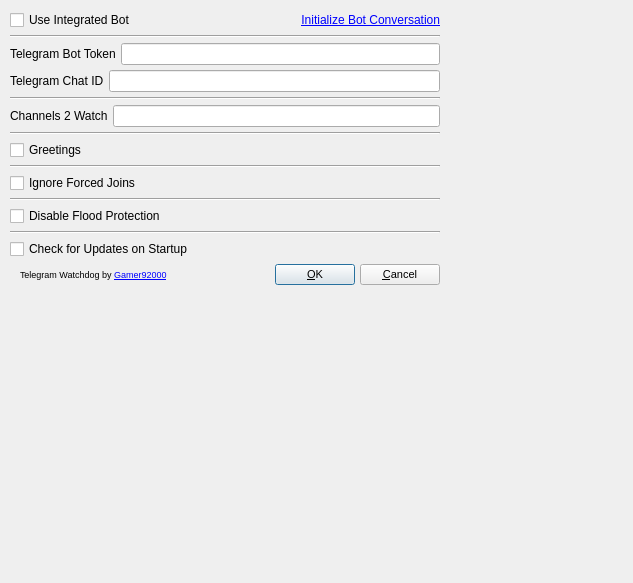
<?xml version="1.0" encoding="UTF-8"?>
<ui version="4.0">
 <class>configui</class>
 <widget class="QDialog" name="configui">
  <property name="enabled">
   <bool>true</bool>
  </property>
  <property name="geometry">
   <rect>
    <x>0</x>
    <y>0</y>
    <width>633</width>
    <height>583</height>
   </rect>
  </property>
  <property name="sizePolicy">
   <sizepolicy hsizetype="Fixed" vsizetype="Fixed">
    <horstretch>0</horstretch>
    <verstretch>0</verstretch>
   </sizepolicy>
  </property>
  <property name="minimumSize">
   <size>
    <width>0</width>
    <height>0</height>
   </size>
  </property>
  <property name="maximumSize">
   <size>
    <width>10000</width>
    <height>10000</height>
   </size>
  </property>
  <property name="windowTitle">
   <string>Dialog</string>
  </property>
  <property name="sizeGripEnabled">
   <bool>false</bool>
  </property>
  <property name="modal">
   <bool>false</bool>
  </property>
  <widget class="QWidget" name="verticalLayoutWidget_2">
   <property name="geometry">
    <rect>
     <x>0</x>
     <y>0</y>
     <width>443</width>
     <height>291</height>
    </rect>
   </property>
   <layout class="QVBoxLayout" name="verticalLayout_2">
    <property name="spacing">
     <number>5</number>
    </property>
    <property name="sizeConstraint">
     <enum>QLayout::SetFixedSize</enum>
    </property>
    <property name="leftMargin">
     <number>10</number>
    </property>
    <property name="topMargin">
     <number>10</number>
    </property>
    <property name="rightMargin">
     <number>10</number>
    </property>
    <property name="bottomMargin">
     <number>10</number>
    </property>
    <item>
     <layout class="QHBoxLayout" name="horizontalLayout_4">
      <item>
       <widget class="QCheckBox" name="integratedBot">
        <property name="font">
         <font>
          <pointsize>9</pointsize>
         </font>
        </property>
        <property name="text">
         <string>Use Integrated Bot</string>
        </property>
        <property name="checked">
         <bool>false</bool>
        </property>
       </widget>
      </item>
      <item>
       <widget class="QLabel" name="label_9">
        <property name="layoutDirection">
         <enum>Qt::LeftToRight</enum>
        </property>
        <property name="text">
         <string>&lt;a href=&quot;https://t.me/TeamSpeakBridgeBot&quot;&gt;Initialize Bot Conversation&lt;/a&gt;</string>
        </property>
        <property name="alignment">
         <set>Qt::AlignRight|Qt::AlignTrailing|Qt::AlignVCenter</set>
        </property>
        <property name="openExternalLinks">
         <bool>true</bool>
        </property>
        <property name="textInteractionFlags">
         <set>Qt::LinksAccessibleByKeyboard|Qt::LinksAccessibleByMouse</set>
        </property>
       </widget>
      </item>
     </layout>
    </item>
    <item>
     <widget class="Line" name="line_5">
      <property name="minimumSize">
       <size>
        <width>0</width>
        <height>0</height>
       </size>
      </property>
      <property name="orientation">
       <enum>Qt::Horizontal</enum>
      </property>
     </widget>
    </item>
    <item>
     <layout class="QHBoxLayout" name="horizontalLayout_2">
      <item>
       <widget class="QLabel" name="label">
        <property name="sizePolicy">
         <sizepolicy hsizetype="Minimum" vsizetype="MinimumExpanding">
          <horstretch>0</horstretch>
          <verstretch>0</verstretch>
         </sizepolicy>
        </property>
        <property name="font">
         <font>
          <pointsize>9</pointsize>
         </font>
        </property>
        <property name="text">
         <string>Telegram Bot Token</string>
        </property>
       </widget>
      </item>
      <item>
       <widget class="QLineEdit" name="BotTokenInput">
        <property name="toolTip">
         <string>&lt;html&gt;&lt;head/&gt;&lt;body&gt;&lt;p&gt;The Bot token can be obtained from the &lt;a href=&quot;https://telegram.me/botfather&quot;&gt;&lt;span style=&quot; text-decoration: underline; color:#0000ff;&quot;&gt;Botfather&lt;/span&gt;&lt;/a&gt; in Telegram.&lt;/p&gt;&lt;p&gt;For more information see here:&lt;/p&gt;&lt;p&gt;&lt;a href=&quot;https://core.telegram.org/bots/faq#how-do-i-create-a-bot&quot;&gt;&lt;span style=&quot; text-decoration: underline; color:#0000ff;&quot;&gt;How to create a new Telegram bot token&lt;/span&gt;&lt;/a&gt;&lt;/p&gt;&lt;/body&gt;&lt;/html&gt;</string>
        </property>
       </widget>
      </item>
     </layout>
    </item>
    <item>
     <layout class="QHBoxLayout" name="horizontalLayout_3">
      <item>
       <widget class="QLabel" name="label_2">
        <property name="sizePolicy">
         <sizepolicy hsizetype="Minimum" vsizetype="MinimumExpanding">
          <horstretch>0</horstretch>
          <verstretch>0</verstretch>
         </sizepolicy>
        </property>
        <property name="font">
         <font>
          <pointsize>9</pointsize>
         </font>
        </property>
        <property name="text">
         <string>Telegram Chat ID</string>
        </property>
       </widget>
      </item>
      <item>
       <widget class="QLineEdit" name="ChatIDInput">
        <property name="toolTip">
         <string>&lt;!DOCTYPE HTML PUBLIC &quot;-//W3C//DTD HTML 4.0//EN&quot; &quot;http://www.w3.org/TR/REC-html40/strict.dtd&quot;&gt;
&lt;html&gt;&lt;head&gt;&lt;meta name=&quot;qrichtext&quot; content=&quot;1&quot; /&gt;&lt;style type=&quot;text/css&quot;&gt;
p, li { white-space: pre-wrap; }
&lt;/style&gt;&lt;/head&gt;&lt;body style=&quot; font-family:'MS Shell Dlg 2'; font-size:8pt; font-weight:400; font-style:normal;&quot;&gt;
&lt;p style=&quot; margin-top:12px; margin-bottom:12px; margin-left:0px; margin-right:0px; -qt-block-indent:0; text-indent:0px;&quot;&gt;The Chat ID is individual to each client and group chat!&lt;/p&gt;
&lt;p style=&quot; margin-top:12px; margin-bottom:12px; margin-left:0px; margin-right:0px; -qt-block-indent:0; text-indent:0px;&quot;&gt;&lt;span style=&quot; font-weight:600;&quot;&gt;How to get a user chat ID&lt;br /&gt;&lt;/span&gt;Send &lt;span style=&quot; font-style:italic;&quot;&gt;/start &lt;/span&gt;to the &lt;a href=&quot;https://t.me/userinfobot&quot;&gt;&lt;span style=&quot; text-decoration: underline; color:#0000ff;&quot;&gt;@userinfobot&lt;/span&gt;&lt;/a&gt; in order to receive your personal Chat ID.&lt;/p&gt;
&lt;p style=&quot; margin-top:12px; margin-bottom:12px; margin-left:0px; margin-right:0px; -qt-block-indent:0; text-indent:0px;&quot;&gt;&lt;span style=&quot; font-weight:600;&quot;&gt;How to get a group chat ID&lt;/span&gt;&lt;/p&gt;
&lt;p style=&quot; margin-top:12px; margin-bottom:12px; margin-left:0px; margin-right:0px; -qt-block-indent:0; text-indent:0px;&quot;&gt;1. Add the bot to the group.&lt;/p&gt;
&lt;p style=&quot; margin-top:0px; margin-bottom:0px; margin-left:0px; margin-right:0px; -qt-block-indent:0; text-indent:0px;&quot;&gt;Go to the group, click on group name, click on Add members, in the searchbox search for your bot like this: @my_bot, select your bot and click add.&lt;/p&gt;
&lt;p style=&quot;-qt-paragraph-type:empty; margin-top:0px; margin-bottom:0px; margin-left:0px; margin-right:0px; -qt-block-indent:0; text-indent:0px;&quot;&gt;&lt;br /&gt;&lt;/p&gt;
&lt;p style=&quot; margin-top:0px; margin-bottom:0px; margin-left:0px; margin-right:0px; -qt-block-indent:0; text-indent:0px;&quot;&gt;2. Send a dummy message to the bot.&lt;/p&gt;
&lt;p style=&quot; margin-top:0px; margin-bottom:0px; margin-left:0px; margin-right:0px; -qt-block-indent:0; text-indent:0px;&quot;&gt;You can use this example: /my_id @my_bot&lt;/p&gt;
&lt;p style=&quot; margin-top:0px; margin-bottom:0px; margin-left:0px; margin-right:0px; -qt-block-indent:0; text-indent:0px;&quot;&gt;(I tried a few messages, not all the messages work. The example above works fine. Maybe the message should start with /)&lt;/p&gt;
&lt;p style=&quot; margin-top:0px; margin-bottom:0px; margin-left:0px; margin-right:0px; -qt-block-indent:0; text-indent:0px;&quot;&gt;&lt;span style=&quot; font-style:italic;&quot;&gt;The bot should be tagged because some bots ignore messages when not tagged!&lt;/span&gt;&lt;/p&gt;
&lt;p style=&quot;-qt-paragraph-type:empty; margin-top:0px; margin-bottom:0px; margin-left:0px; margin-right:0px; -qt-block-indent:0; text-indent:0px;&quot;&gt;&lt;br /&gt;&lt;/p&gt;
&lt;p style=&quot; margin-top:0px; margin-bottom:0px; margin-left:0px; margin-right:0px; -qt-block-indent:0; text-indent:0px;&quot;&gt;3. Go to following url: https://api.telegram.org/botXXX:YYYY/getUpdates&lt;/p&gt;
&lt;p style=&quot; margin-top:0px; margin-bottom:0px; margin-left:0px; margin-right:0px; -qt-block-indent:0; text-indent:0px;&quot;&gt;replace XXX:YYYY with your bot token&lt;/p&gt;
&lt;p style=&quot;-qt-paragraph-type:empty; margin-top:0px; margin-bottom:0px; margin-left:0px; margin-right:0px; -qt-block-indent:0; text-indent:0px;&quot;&gt;&lt;br /&gt;&lt;/p&gt;
&lt;p style=&quot; margin-top:0px; margin-bottom:0px; margin-left:0px; margin-right:0px; -qt-block-indent:0; text-indent:0px;&quot;&gt;4. Look for &amp;quot;chat&amp;quot;:{&amp;quot;id&amp;quot;:-zzzzzzzzzz,&lt;/p&gt;
&lt;p style=&quot; margin-top:0px; margin-bottom:0px; margin-left:0px; margin-right:0px; -qt-block-indent:0; text-indent:0px;&quot;&gt;-zzzzzzzzzz is your chat id (with the negative sign).&lt;/p&gt;
&lt;p style=&quot;-qt-paragraph-type:empty; margin-top:0px; margin-bottom:0px; margin-left:0px; margin-right:0px; -qt-block-indent:0; text-indent:0px;&quot;&gt;&lt;br /&gt;&lt;/p&gt;
&lt;p style=&quot; margin-top:0px; margin-bottom:0px; margin-left:0px; margin-right:0px; -qt-block-indent:0; text-indent:0px;&quot;&gt;Thanks to &lt;a href=&quot;https://stackoverflow.com/a/38388851&quot;&gt;&lt;span style=&quot; text-decoration: underline; color:#0000ff;&quot;&gt;apadana&lt;/span&gt;&lt;/a&gt; for this explanation over at SO.&lt;/p&gt;&lt;/body&gt;&lt;/html&gt;</string>
        </property>
       </widget>
      </item>
     </layout>
    </item>
    <item>
     <widget class="Line" name="line_2">
      <property name="minimumSize">
       <size>
        <width>0</width>
        <height>0</height>
       </size>
      </property>
      <property name="orientation">
       <enum>Qt::Horizontal</enum>
      </property>
     </widget>
    </item>
    <item>
     <layout class="QHBoxLayout" name="horizontalLayout_5">
      <property name="topMargin">
       <number>0</number>
      </property>
      <item>
       <widget class="QLabel" name="label_3">
        <property name="font">
         <font>
          <pointsize>9</pointsize>
         </font>
        </property>
        <property name="text">
         <string>Channels 2 Watch</string>
        </property>
       </widget>
      </item>
      <item>
       <widget class="QLineEdit" name="channels2Watch"/>
      </item>
     </layout>
    </item>
    <item>
     <widget class="Line" name="line">
      <property name="minimumSize">
       <size>
        <width>0</width>
        <height>0</height>
       </size>
      </property>
      <property name="orientation">
       <enum>Qt::Horizontal</enum>
      </property>
     </widget>
    </item>
    <item>
     <widget class="QCheckBox" name="greetings">
      <property name="sizePolicy">
       <sizepolicy hsizetype="MinimumExpanding" vsizetype="Fixed">
        <horstretch>0</horstretch>
        <verstretch>0</verstretch>
       </sizepolicy>
      </property>
      <property name="font">
       <font>
        <pointsize>9</pointsize>
       </font>
      </property>
      <property name="text">
       <string>Greetings</string>
      </property>
      <property name="checked">
       <bool>false</bool>
      </property>
      <property name="tristate">
       <bool>false</bool>
      </property>
     </widget>
    </item>
    <item>
     <widget class="Line" name="line_3">
      <property name="orientation">
       <enum>Qt::Horizontal</enum>
      </property>
     </widget>
    </item>
    <item>
     <widget class="QCheckBox" name="forced">
      <property name="font">
       <font>
        <pointsize>9</pointsize>
       </font>
      </property>
      <property name="text">
       <string>Ignore Forced Joins</string>
      </property>
     </widget>
    </item>
    <item>
     <widget class="Line" name="line_6">
      <property name="minimumSize">
       <size>
        <width>0</width>
        <height>0</height>
       </size>
      </property>
      <property name="orientation">
       <enum>Qt::Horizontal</enum>
      </property>
     </widget>
    </item>
    <item>
     <widget class="QCheckBox" name="floodProtection">
      <property name="font">
       <font>
        <pointsize>9</pointsize>
       </font>
      </property>
      <property name="text">
       <string>Disable Flood Protection</string>
      </property>
     </widget>
    </item>
    <item>
     <widget class="Line" name="line_7">
      <property name="minimumSize">
       <size>
        <width>0</width>
        <height>0</height>
       </size>
      </property>
      <property name="orientation">
       <enum>Qt::Horizontal</enum>
      </property>
     </widget>
    </item>
    <item>
     <widget class="QCheckBox" name="updateCheck">
      <property name="font">
       <font>
        <pointsize>9</pointsize>
       </font>
      </property>
      <property name="text">
       <string>Check for Updates on Startup</string>
      </property>
     </widget>
    </item>
    <item>
     <layout class="QHBoxLayout" name="horizontalLayout" stretch="1,0,0">
      <property name="sizeConstraint">
       <enum>QLayout::SetMinimumSize</enum>
      </property>
      <property name="leftMargin">
       <number>10</number>
      </property>
      <item>
       <widget class="QLabel" name="label_7">
        <property name="sizePolicy">
         <sizepolicy hsizetype="MinimumExpanding" vsizetype="MinimumExpanding">
          <horstretch>0</horstretch>
          <verstretch>0</verstretch>
         </sizepolicy>
        </property>
        <property name="minimumSize">
         <size>
          <width>250</width>
          <height>0</height>
         </size>
        </property>
        <property name="font">
         <font>
          <pointsize>7</pointsize>
         </font>
        </property>
        <property name="text">
         <string>&lt;html&gt;&lt;head/&gt;&lt;body&gt;&lt;p&gt;Telegram Watchdog by &lt;a href=&quot;https://julianimhof.de&quot;&gt;&lt;span style=&quot; text-decoration: underline; color:#0000ff;&quot;&gt;Gamer92000&lt;/span&gt;&lt;/a&gt;&lt;/p&gt;&lt;/body&gt;&lt;/html&gt;</string>
        </property>
        <property name="textFormat">
         <enum>Qt::RichText</enum>
        </property>
        <property name="openExternalLinks">
         <bool>true</bool>
        </property>
        <property name="textInteractionFlags">
         <set>Qt::LinksAccessibleByKeyboard|Qt::LinksAccessibleByMouse</set>
        </property>
       </widget>
      </item>
      <item>
       <widget class="QPushButton" name="pbOk">
        <property name="sizePolicy">
         <sizepolicy hsizetype="MinimumExpanding" vsizetype="MinimumExpanding">
          <horstretch>0</horstretch>
          <verstretch>0</verstretch>
         </sizepolicy>
        </property>
        <property name="font">
         <font>
          <pointsize>8</pointsize>
         </font>
        </property>
        <property name="text">
         <string>&amp;OK</string>
        </property>
        <property name="default">
         <bool>true</bool>
        </property>
        <property name="flat">
         <bool>false</bool>
        </property>
       </widget>
      </item>
      <item>
       <widget class="QPushButton" name="pbCancel">
        <property name="sizePolicy">
         <sizepolicy hsizetype="MinimumExpanding" vsizetype="MinimumExpanding">
          <horstretch>0</horstretch>
          <verstretch>0</verstretch>
         </sizepolicy>
        </property>
        <property name="font">
         <font>
          <pointsize>8</pointsize>
         </font>
        </property>
        <property name="text">
         <string>&amp;Cancel</string>
        </property>
        <property name="autoDefault">
         <bool>false</bool>
        </property>
       </widget>
      </item>
     </layout>
    </item>
   </layout>
  </widget>
 </widget>
 <tabstops>
  <tabstop>BotTokenInput</tabstop>
  <tabstop>ChatIDInput</tabstop>
  <tabstop>greetings</tabstop>
  <tabstop>pbOk</tabstop>
  <tabstop>pbCancel</tabstop>
 </tabstops>
 <resources/>
 <connections/>
</ui>
